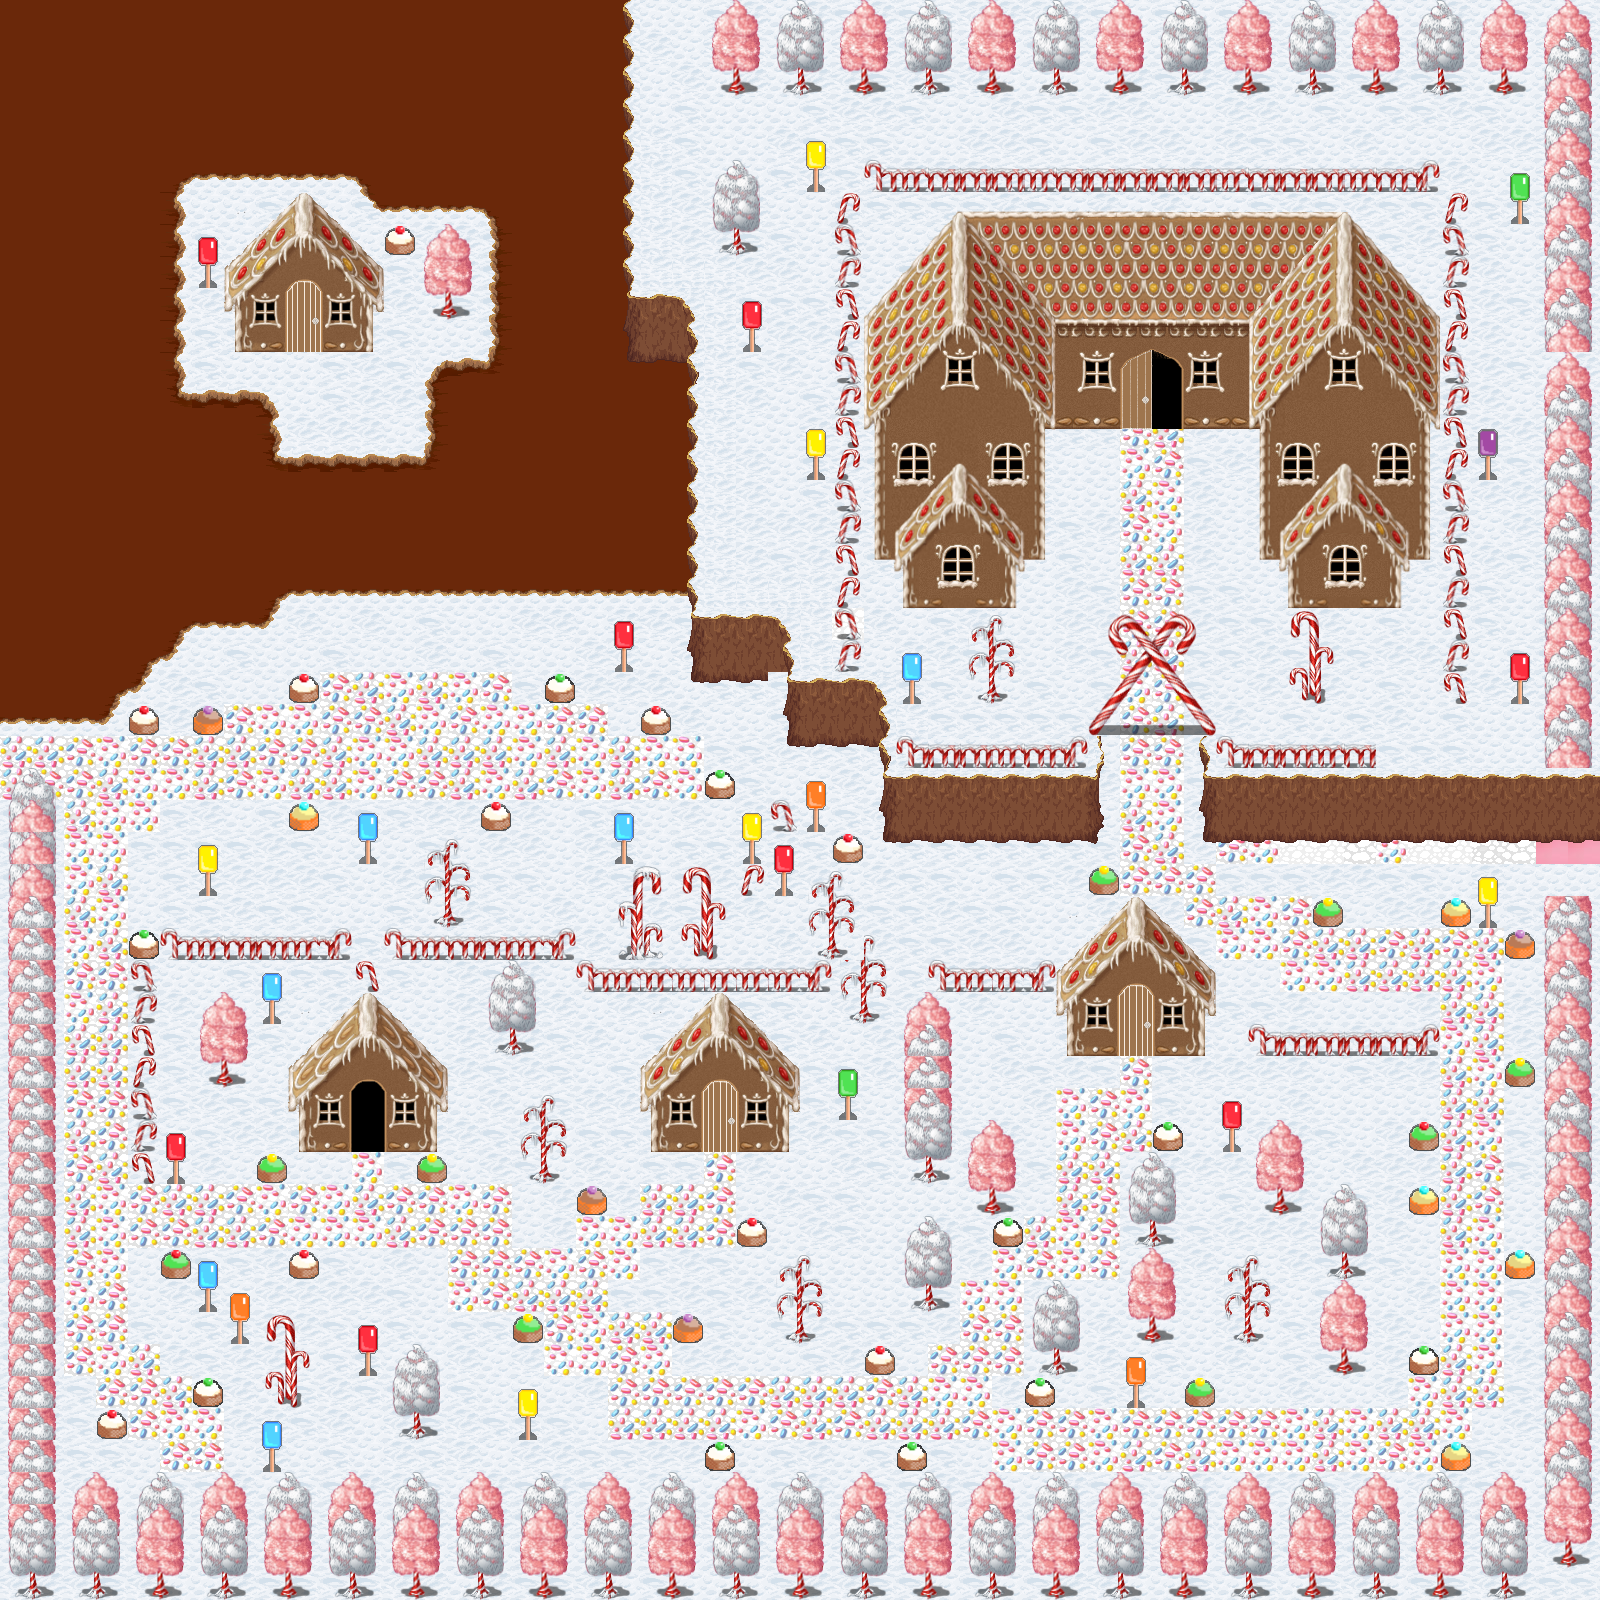

Tiled map render using the project's own tile images. Description and the map definition, with tile-layer contents summarised, below:
An orthogonal 50x50 tile map with 32x32 px tiles, 4 tile layers (Ground, Collision Layer, Doors, Misc), 30 tilesets.

<map version="1.2" tiledversion="1.2.0" orientation="orthogonal" renderorder="right-down" width="50" height="50" tilewidth="32" tileheight="32" infinite="0" nextlayerid="6" nextobjectid="1">
 <tileset firstgid="1" source="Resources/CandyGrass.tsx" />
 <tileset firstgid="197" source="Resources/CandyLandTiles2.tsx" />
 <tileset firstgid="357" source="Resources/pinktree.tsx" />
 <tileset firstgid="501" source="../HomeWorld/Resources/Tiles5.tsx" />
 <tileset firstgid="991" source="Resources/ChocolateFountain.tsx" />
 <tileset firstgid="992" source="../HomeWorld/Resources/spaceship2.tsx" />
 <tileset firstgid="993" source="Resources/candyTiles.tsx" />
 <tileset firstgid="1353" source="Resources/pinkCandyTree.tsx" />
 <tileset firstgid="1359" source="Resources/whiteCandyTree.tsx" />
 <tileset firstgid="1365" source="Resources/terrain.tsx" />
 <tileset firstgid="2389" source="Resources/gingerBreadHouse.tsx" />
 <tileset firstgid="2414" source="Resources/candyArch.tsx" />
 <tileset firstgid="2430" source="Resources/candyFence.tsx" />
 <tileset firstgid="2434" source="Resources/gingerBreadHouse2.tsx" />
 <tileset firstgid="2459" source="Resources/candyCaneDecor1.tsx" />
 <tileset firstgid="2465" source="Resources/candyCaneDecor2.tsx" />
 <tileset firstgid="2471" source="Resources/CandyCaneDecor3.tsx" />
 <tileset firstgid="2477" source="Resources/gingerBreadMansion2.tsx" />
 <tileset firstgid="2729" source="Resources/candyPathv2.tsx" />
 <tileset firstgid="2732" source="Resources/candySmall1.tsx" />
 <tileset firstgid="2733" source="Resources/candySmall2.tsx" />
 <tileset firstgid="2734" source="Resources/blockedCandyTree2.tsx" />
 <tileset firstgid="2742" source="Resources/blockedCandyTree1.tsx" />
 <tileset firstgid="2750" source="../TropicalWorld/Resources/Tiles5.tsx" />
 <tileset firstgid="3240" source="../HomeWorld/Resources/Tiles3.tsx" />
 <tileset firstgid="3640" source="Resources/chocolateLiquidTilesheet.tsx" />
 <tileset firstgid="3660" source="Resources/cliffs.tsx" />
 <tileset firstgid="3768" source="Resources/variousTerrain.tsx" />
 <tileset firstgid="5816" source="Resources/CandyItemSetv2.tsx" />
 <tileset firstgid="5832" source="Resources/lollyPopsTiles.tsx" />
 <layer id="1" name="Ground" width="50" height="50">
  <data>[2500 cells, 2500 non-empty, 13 distinct tile ids]</data>
 </layer>
 <layer id="5" name="Collision Layer" width="50" height="50">
  <data>[2500 cells, 2311 non-empty, 8 distinct tile ids]</data>
 </layer>
 <layer id="4" name="Doors" width="50" height="50">
  <data>[2500 cells, 3 non-empty, 3 distinct tile ids]</data>
 </layer>
 <layer id="2" name="Misc" width="50" height="50">
  <data>[2500 cells, 1551 non-empty, 394 distinct tile ids]</data>
 </layer>
</map>
